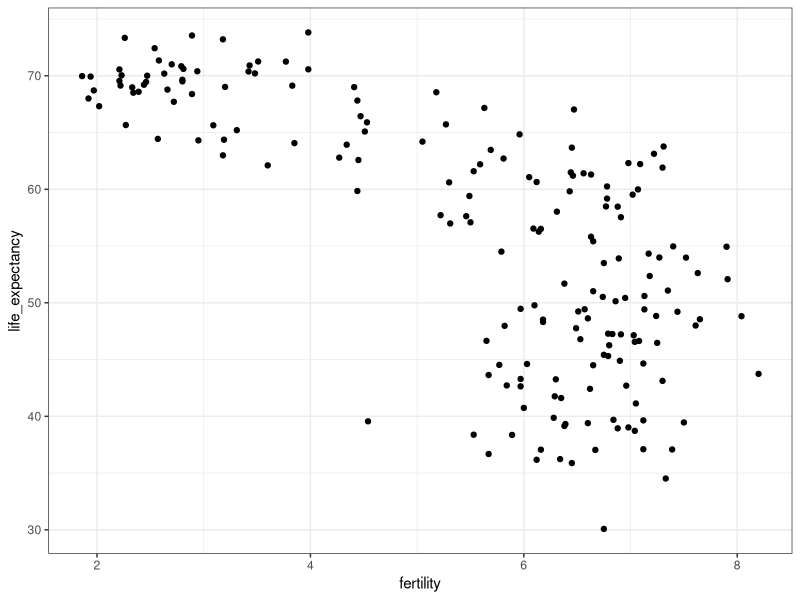
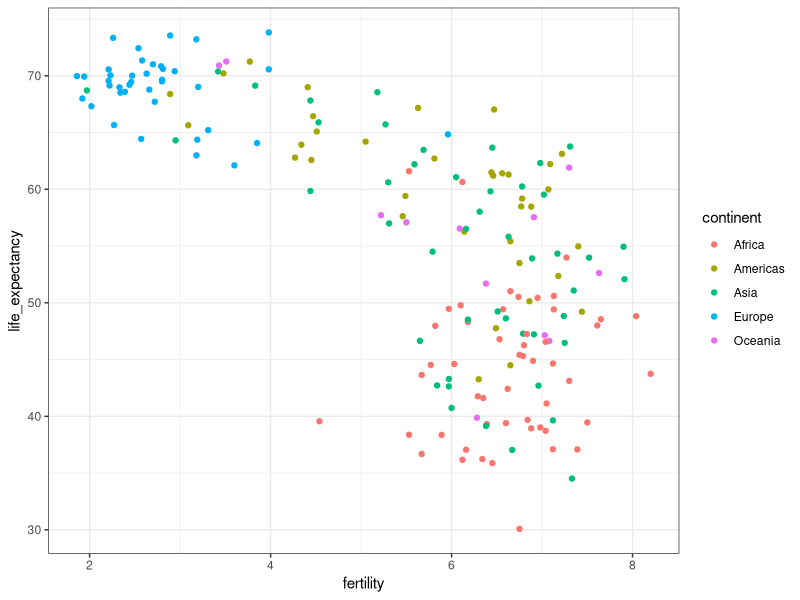
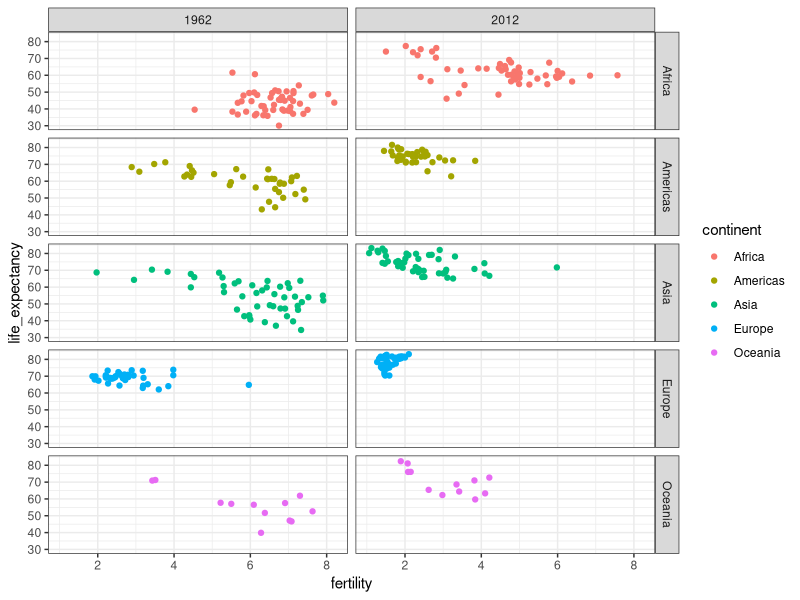
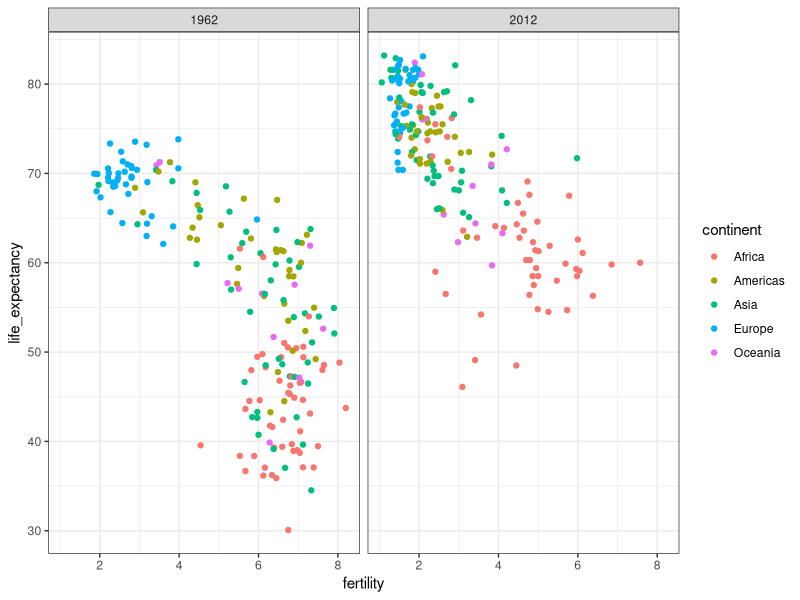
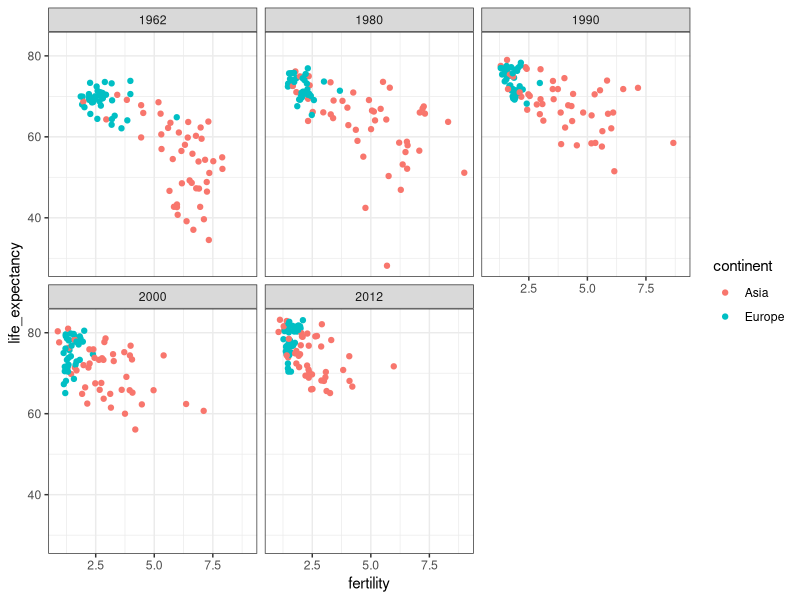
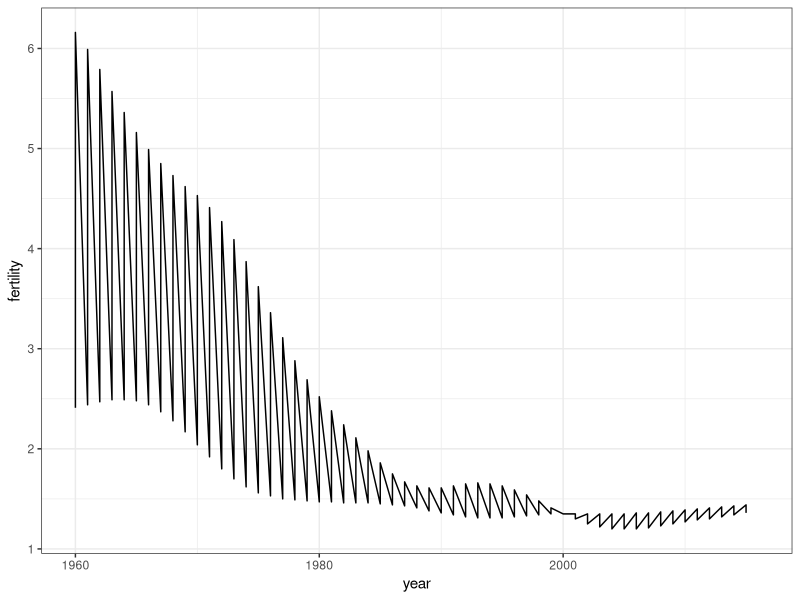
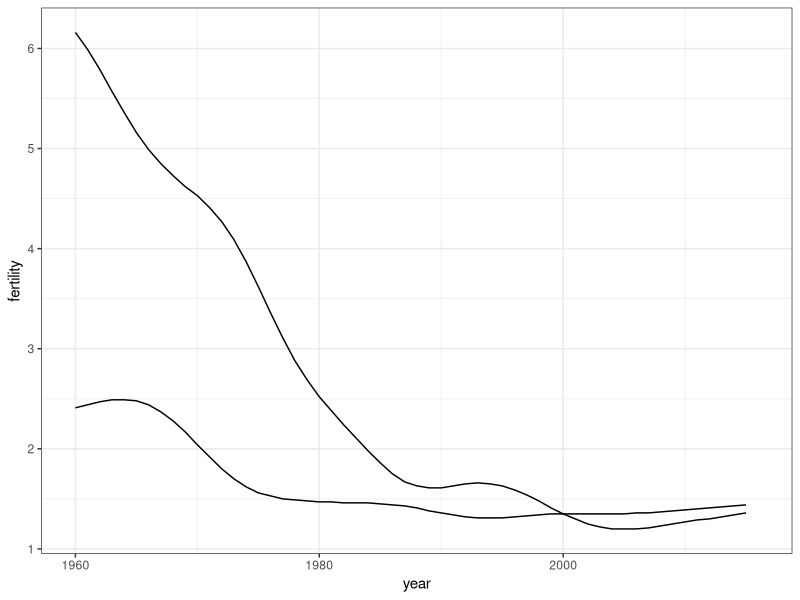
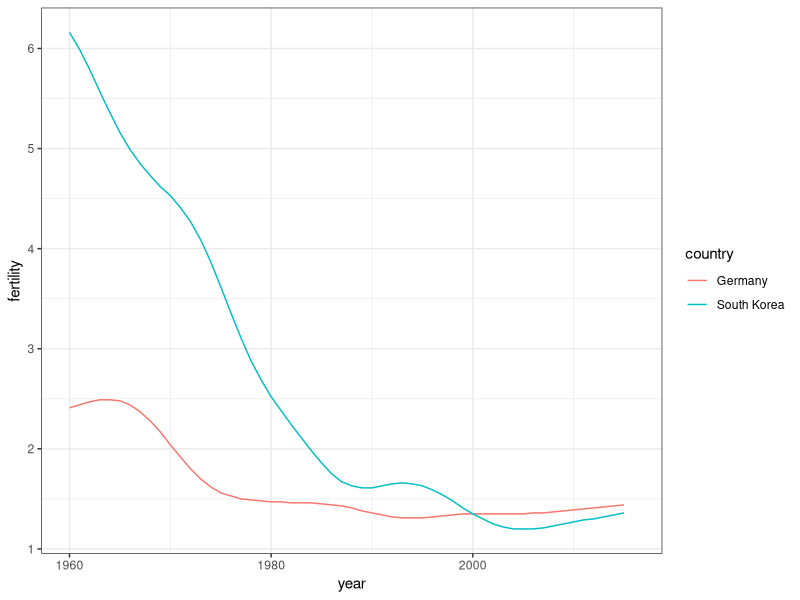

These figures' R source, in order:
library(dslabs)
library(dplyr)
library(tidyverse)
data(gapminder)
head(gapminder)

gapminder %>% 
  filter(year == 2015 & country %in% c("Sri Lanka", "Turkey")) %>% 
  select(country, infant_mortality)

gapminder %>% 
  filter(year == 2015 & country %in% c("Poland", "South Korea")) %>% 
  select(country, infant_mortality)

gapminder %>% 
  filter(year == 2015 & country %in% c("Malaysia", "Russia")) %>% 
  select(country, infant_mortality)

gapminder %>% 
  filter(year == 2015 & country %in% c("Pakistan", "Vietnam")) %>% 
  select(country, infant_mortality)

gapminder %>% 
  filter(year == 2015 & country %in% c("Thailand", "South Africa")) %>% 
  select(country, infant_mortality)

# basic scatterplot of life expectancy versus fertility
ds_theme_set()    # set plot theme
filter(gapminder, year == 1962) %>%
  ggplot(aes(fertility, life_expectancy)) +
  geom_point()

# add color as continent
filter(gapminder, year == 1962) %>%
  ggplot(aes(fertility, life_expectancy, color = continent)) +
  geom_point()

# facet by continent and year
filter(gapminder, year %in% c(1962, 2012)) %>%
  ggplot(aes(fertility, life_expectancy, col = continent)) +
  geom_point() +
  facet_grid(continent ~ year)

# facet by year only
filter(gapminder, year %in% c(1962, 2012)) %>%
  ggplot(aes(fertility, life_expectancy, col = continent)) +
  geom_point() +
  facet_grid(. ~ year)

# facet by year, plots wrapped onto multiple rows
years <- c(1962, 1980, 1990, 2000, 2012)
continents <- c("Europe", "Asia")
gapminder %>%
  filter(year %in% years & continent %in% continents) %>%
  ggplot(aes(fertility, life_expectancy, col = continent)) +
  geom_point() +
  facet_wrap(~year)

# line plot fertility time series for two countries- only one line (incorrect)
countries <- c("South Korea", "Germany")
gapminder %>% filter(country %in% countries) %>%
  ggplot(aes(year, fertility)) +
  geom_line()

# line plot fertility time series for two countries - one line per country
gapminder %>% filter(country %in% countries) %>%
  ggplot(aes(year, fertility, group = country)) +
  geom_line()

# fertility time series for two countries - lines colored by country
gapminder %>% filter(country %in% countries) %>%
  ggplot(aes(year, fertility, col = country)) +
  geom_line()

# life expectancy time series - lines colored by country and labeled, no legend
labels <- data.frame(country = countries, x = c(1975, 1965), y = c(60, 72))
gapminder %>% filter(country %in% countries) %>%
  ggplot(aes(year, life_expectancy, col = country)) +
  geom_line() +
  geom_text(data = labels, aes(x, y, label = country), size = 5) +
  theme(legend.position = "none")
